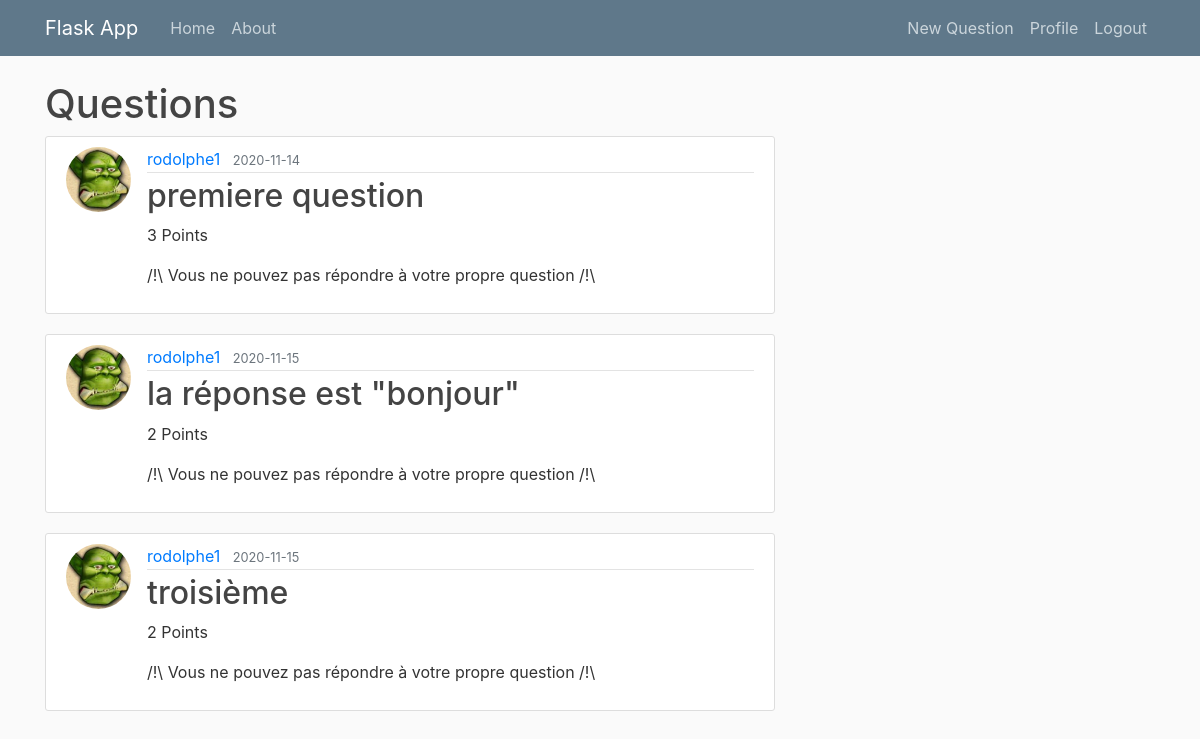
The page / (signed in) on the database as committed earlier.
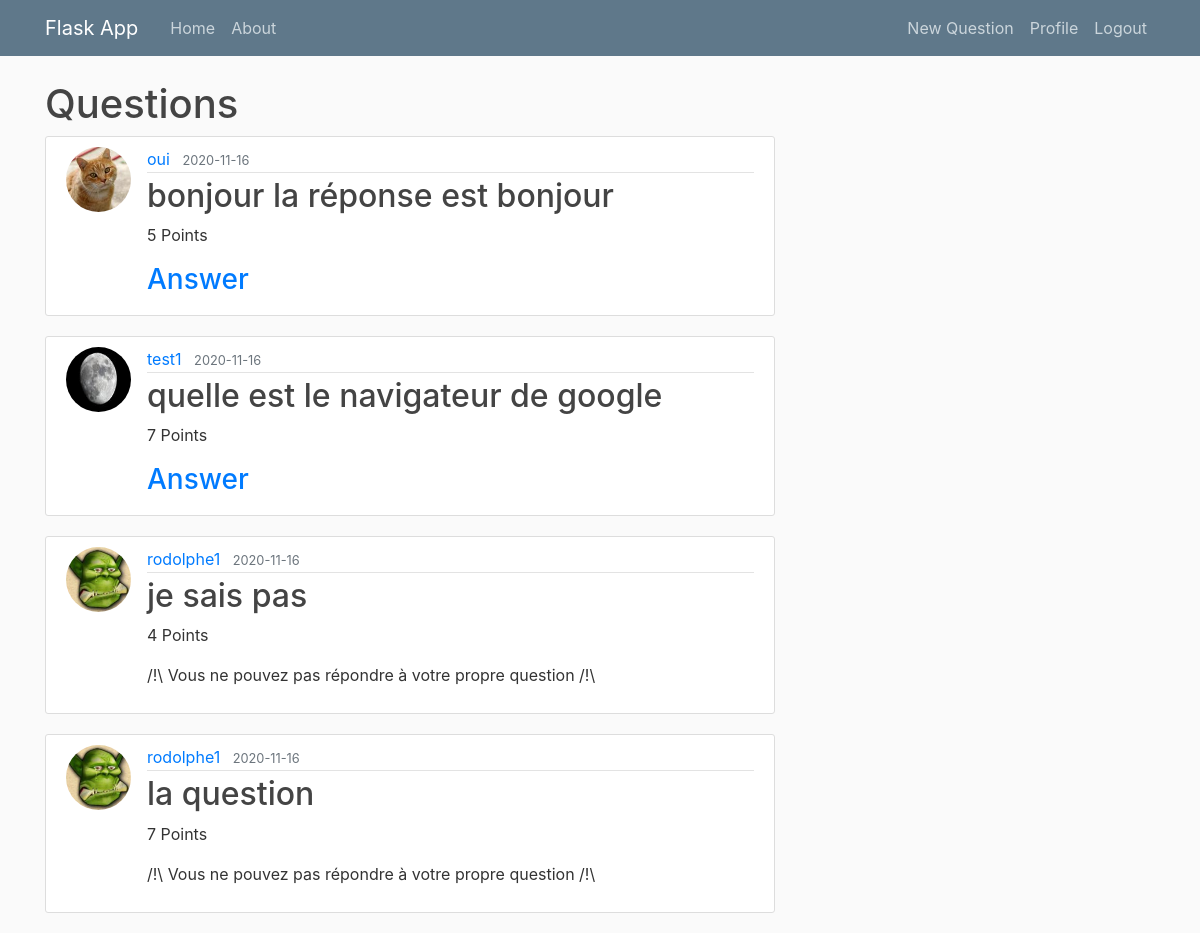
The same page on the database as committed later.
### webapp/models.py (models this page shows, shortened)
class Questions(db.Model):									#Create a Table named 'post' (in lowercase) inheriting from db.Model
	id = db.Column(db.Integer, primary_key=True)
	content = db.Column(db.String(20), nullable=False)
	points = db.Column(db.Integer, nullable=False)
	response = db.Column(db.String(50), nullable=False)
	date_posted = db.Column(db.DateTime, nullable=False, default=datetime.utcnow)
	user_id = db.Column(db.Integer, db.ForeignKey('user.id'), nullable=False)

class User(db.Model, UserMixin):									#Create a Table named 'user' (in lowercase) inheriting from db.Model
	id = db.Column(db.Integer, primary_key=True)
	username = db.Column(db.String(20), unique=True, nullable=False)
	email = db.Column(db.String(120), unique=True, nullable=False)
	image_file = db.Column(db.String(20), nullable=False, default='default.jpg')
	password = db.Column(db.String(60), nullable=False)
	points = db.Column(db.Integer, nullable=False)
	questions = db.relationship('Questions', backref='author', lazy=True)					#Define the relationship with the post (to make a foreign key in Post table)

### webapp/routes.py (the view)
@app.route('/home')												#this two décorator create 2 routes to return the same html code
@app.route('/')													#flask class object ("app") decorator to change de function and generate HTML
def home():														#decorated function
	questions = Questions.query.all()
	return render_template('home.html', questions=questions)    #return home.html and give it a variable posts

### webapp/models.py (called while the page is built)
@login_manager.user_loader
def load_user(user_id):
	return User.query.get(user_id)

### webapp/templates/home.html
{% extends "layout.html" %}
{% block content %}
	<h1>Questions</h1>
	{% for question in questions %}
		<article class="media content-section">
			<img class="rounded-circle article-img" src="{{ url_for('static', filename='profile_pics/' + question.author.image_file) }}">
		  <div class="media-body">
		    <div class="article-metadata">
		      <a class="mr-2" href="{{ url_for('user_profile', id=question.author.id) }}">{{ question.author.username }}</a>
		      <small class="text-muted">{{ question.date_posted.strftime('%Y-%m-%d') }}</small>
		    </div>
		    <h2><a class="article-title" href="#">{{ question.content }}</a></h2>
		    <p class="article-content">{{ question.points }} Points</p>
		    {% if question.author.id != current_user.id %}
		    <h3><a href="{{ url_for('answer_question', id=question.id) }}">Answer</a></h3>
		    {% else %}
		    <p>/!\ Vous ne pouvez pas répondre à votre propre question /!\</p>
		    {% endif %}
		  </div>
		</article>
	{% endfor %}
{% endblock %}

Rows that differ between the two databases and show on the page:
removed Questions: image_file (placeholder picture), author.username "rodolphe1", date_posted "2020-11-14", content "premiere question", points "3", shows "/!\\ Vous ne pouvez pas répondre à votre propre question /!\\"
removed Questions: image_file (placeholder picture), author.username "rodolphe1", date_posted "2020-11-15", content "la réponse est \"bonjour\"", points "2", shows "/!\\ Vous ne pouvez pas répondre à votre propre question /!\\"
removed Questions: image_file (placeholder picture), author.username "rodolphe1", date_posted "2020-11-15", content "troisième", points "2", shows "/!\\ Vous ne pouvez pas répondre à votre propre question /!\\"
added Questions: image_file (picture), author.username "oui", date_posted "2020-11-16", content "bonjour la réponse est bonjour", points "5"
added Questions: image_file (picture), author.username "test1", date_posted "2020-11-16", content "quelle est le navigateur de google", points "7"
added Questions: image_file (placeholder picture), author.username "rodolphe1", date_posted "2020-11-16", content "je sais pas", points "4", shows "/!\\ Vous ne pouvez pas répondre à votre propre question /!\\"
added Questions: image_file (placeholder picture), author.username "rodolphe1", date_posted "2020-11-16", content "la question", points "7", shows "/!\\ Vous ne pouvez pas répondre à votre propre question /!\\"
